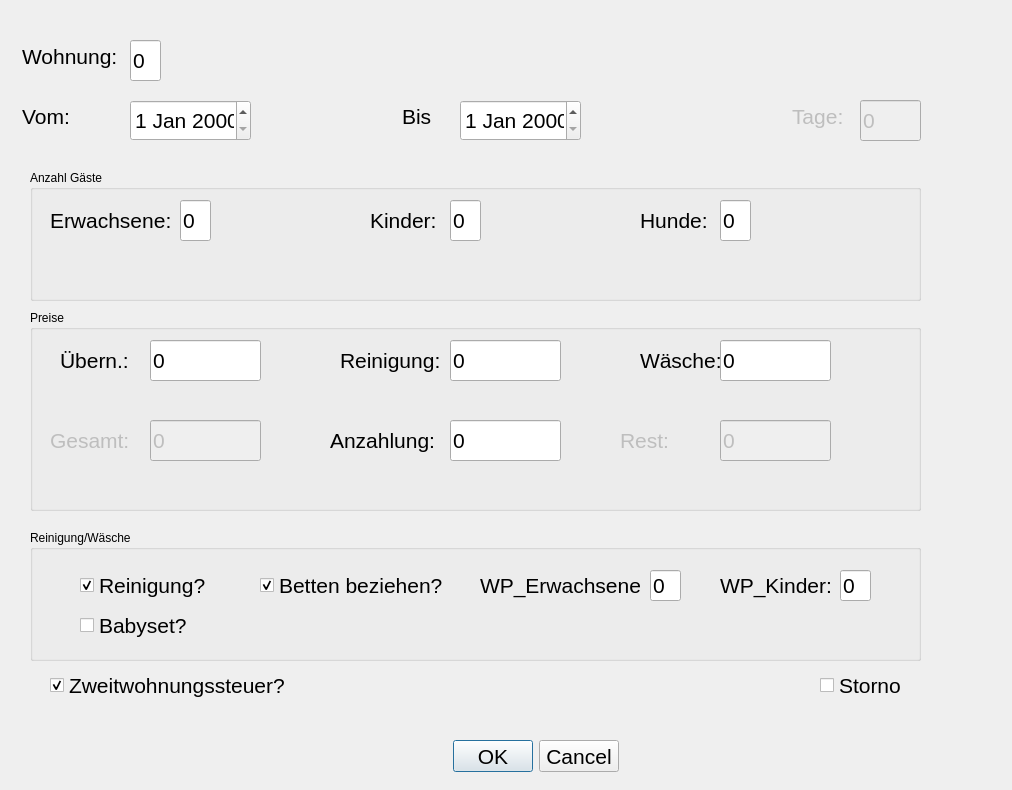
<?xml version="1.0" encoding="UTF-8"?>
<ui version="4.0">
 <class>Dlg_Buchung</class>
 <widget class="QDialog" name="Dlg_Buchung">
  <property name="geometry">
   <rect>
    <x>0</x>
    <y>0</y>
    <width>1012</width>
    <height>790</height>
   </rect>
  </property>
  <property name="focusPolicy">
   <enum>Qt::FocusPolicy::TabFocus</enum>
  </property>
  <property name="windowTitle">
   <string>Neuanlage Buchung</string>
  </property>
  <widget class="QDialogButtonBox" name="buttonBox">
   <property name="geometry">
    <rect>
     <x>10</x>
     <y>740</y>
     <width>1051</width>
     <height>32</height>
    </rect>
   </property>
   <property name="font">
    <font>
     <pointsize>16</pointsize>
    </font>
   </property>
   <property name="orientation">
    <enum>Qt::Orientation::Horizontal</enum>
   </property>
   <property name="standardButtons">
    <set>QDialogButtonBox::StandardButton::Cancel|QDialogButtonBox::StandardButton::Ok</set>
   </property>
   <property name="centerButtons">
    <bool>true</bool>
   </property>
  </widget>
  <widget class="QLabel" name="label">
   <property name="geometry">
    <rect>
     <x>22</x>
     <y>36</y>
     <width>101</width>
     <height>41</height>
    </rect>
   </property>
   <property name="font">
    <font>
     <pointsize>16</pointsize>
    </font>
   </property>
   <property name="text">
    <string>Wohnung:</string>
   </property>
  </widget>
  <widget class="QLabel" name="label_2">
   <property name="geometry">
    <rect>
     <x>22</x>
     <y>96</y>
     <width>101</width>
     <height>41</height>
    </rect>
   </property>
   <property name="font">
    <font>
     <pointsize>16</pointsize>
    </font>
   </property>
   <property name="text">
    <string>Vom:</string>
   </property>
  </widget>
  <widget class="QLabel" name="label_3">
   <property name="geometry">
    <rect>
     <x>402</x>
     <y>96</y>
     <width>101</width>
     <height>41</height>
    </rect>
   </property>
   <property name="font">
    <font>
     <pointsize>16</pointsize>
    </font>
   </property>
   <property name="text">
    <string>Bis</string>
   </property>
  </widget>
  <widget class="QLabel" name="label_4">
   <property name="enabled">
    <bool>false</bool>
   </property>
   <property name="geometry">
    <rect>
     <x>792</x>
     <y>96</y>
     <width>101</width>
     <height>41</height>
    </rect>
   </property>
   <property name="font">
    <font>
     <pointsize>16</pointsize>
    </font>
   </property>
   <property name="text">
    <string>Tage:</string>
   </property>
  </widget>
  <widget class="QGroupBox" name="gb_Preise">
   <property name="geometry">
    <rect>
     <x>30</x>
     <y>310</y>
     <width>891</width>
     <height>201</height>
    </rect>
   </property>
   <property name="title">
    <string>Preise</string>
   </property>
   <widget class="QLabel" name="label_5">
    <property name="geometry">
     <rect>
      <x>30</x>
      <y>30</y>
      <width>101</width>
      <height>41</height>
     </rect>
    </property>
    <property name="font">
     <font>
      <pointsize>16</pointsize>
     </font>
    </property>
    <property name="text">
     <string>Übern.:</string>
    </property>
   </widget>
   <widget class="QLabel" name="label_6">
    <property name="geometry">
     <rect>
      <x>310</x>
      <y>30</y>
      <width>101</width>
      <height>41</height>
     </rect>
    </property>
    <property name="font">
     <font>
      <pointsize>16</pointsize>
     </font>
    </property>
    <property name="text">
     <string>Reinigung:</string>
    </property>
   </widget>
   <widget class="QLabel" name="label_7">
    <property name="geometry">
     <rect>
      <x>610</x>
      <y>30</y>
      <width>101</width>
      <height>41</height>
     </rect>
    </property>
    <property name="font">
     <font>
      <pointsize>16</pointsize>
     </font>
    </property>
    <property name="text">
     <string>Wäsche:</string>
    </property>
   </widget>
   <widget class="QLabel" name="label_8">
    <property name="enabled">
     <bool>false</bool>
    </property>
    <property name="geometry">
     <rect>
      <x>20</x>
      <y>110</y>
      <width>101</width>
      <height>41</height>
     </rect>
    </property>
    <property name="font">
     <font>
      <pointsize>16</pointsize>
     </font>
    </property>
    <property name="text">
     <string>Gesamt:</string>
    </property>
   </widget>
   <widget class="QLabel" name="label_9">
    <property name="geometry">
     <rect>
      <x>300</x>
      <y>110</y>
      <width>111</width>
      <height>41</height>
     </rect>
    </property>
    <property name="font">
     <font>
      <pointsize>16</pointsize>
     </font>
    </property>
    <property name="text">
     <string>Anzahlung:</string>
    </property>
   </widget>
   <widget class="QLabel" name="label_10">
    <property name="enabled">
     <bool>false</bool>
    </property>
    <property name="geometry">
     <rect>
      <x>590</x>
      <y>110</y>
      <width>101</width>
      <height>41</height>
     </rect>
    </property>
    <property name="font">
     <font>
      <pointsize>16</pointsize>
     </font>
    </property>
    <property name="text">
     <string>Rest:</string>
    </property>
   </widget>
   <widget class="QLineEdit" name="te_preis_uebern">
    <property name="geometry">
     <rect>
      <x>120</x>
      <y>30</y>
      <width>111</width>
      <height>41</height>
     </rect>
    </property>
    <property name="font">
     <font>
      <pointsize>16</pointsize>
     </font>
    </property>
    <property name="text">
     <string>0</string>
    </property>
   </widget>
   <widget class="QLineEdit" name="te_preis_reinigung">
    <property name="geometry">
     <rect>
      <x>420</x>
      <y>30</y>
      <width>111</width>
      <height>41</height>
     </rect>
    </property>
    <property name="font">
     <font>
      <pointsize>16</pointsize>
     </font>
    </property>
    <property name="text">
     <string>0</string>
    </property>
   </widget>
   <widget class="QLineEdit" name="te_preis_wp">
    <property name="geometry">
     <rect>
      <x>690</x>
      <y>30</y>
      <width>111</width>
      <height>41</height>
     </rect>
    </property>
    <property name="font">
     <font>
      <pointsize>16</pointsize>
     </font>
    </property>
    <property name="text">
     <string>0</string>
    </property>
   </widget>
   <widget class="QLineEdit" name="te_anzahlung">
    <property name="geometry">
     <rect>
      <x>420</x>
      <y>110</y>
      <width>111</width>
      <height>41</height>
     </rect>
    </property>
    <property name="font">
     <font>
      <pointsize>16</pointsize>
     </font>
    </property>
    <property name="text">
     <string>0</string>
    </property>
   </widget>
   <widget class="QLineEdit" name="te_preis_gesamt">
    <property name="enabled">
     <bool>false</bool>
    </property>
    <property name="geometry">
     <rect>
      <x>120</x>
      <y>110</y>
      <width>111</width>
      <height>41</height>
     </rect>
    </property>
    <property name="font">
     <font>
      <pointsize>16</pointsize>
     </font>
    </property>
    <property name="text">
     <string>0</string>
    </property>
   </widget>
   <widget class="QLineEdit" name="te_rest">
    <property name="enabled">
     <bool>false</bool>
    </property>
    <property name="geometry">
     <rect>
      <x>690</x>
      <y>110</y>
      <width>111</width>
      <height>41</height>
     </rect>
    </property>
    <property name="font">
     <font>
      <pointsize>16</pointsize>
     </font>
    </property>
    <property name="text">
     <string>0</string>
    </property>
   </widget>
  </widget>
  <widget class="QGroupBox" name="gb_Reinigung">
   <property name="geometry">
    <rect>
     <x>30</x>
     <y>530</y>
     <width>891</width>
     <height>131</height>
    </rect>
   </property>
   <property name="title">
    <string>Reinigung/Wäsche</string>
   </property>
   <widget class="QLabel" name="label_12">
    <property name="geometry">
     <rect>
      <x>450</x>
      <y>40</y>
      <width>161</width>
      <height>31</height>
     </rect>
    </property>
    <property name="font">
     <font>
      <pointsize>16</pointsize>
     </font>
    </property>
    <property name="text">
     <string>WP_Erwachsene:</string>
    </property>
   </widget>
   <widget class="QCheckBox" name="cb_betten_beziehen">
    <property name="geometry">
     <rect>
      <x>230</x>
      <y>40</y>
      <width>201</width>
      <height>31</height>
     </rect>
    </property>
    <property name="font">
     <font>
      <pointsize>16</pointsize>
     </font>
    </property>
    <property name="focusPolicy">
     <enum>Qt::FocusPolicy::TabFocus</enum>
    </property>
    <property name="text">
     <string>Betten beziehen?</string>
    </property>
    <property name="checked">
     <bool>true</bool>
    </property>
   </widget>
   <widget class="QCheckBox" name="cb_Babyset">
    <property name="geometry">
     <rect>
      <x>50</x>
      <y>80</y>
      <width>201</width>
      <height>31</height>
     </rect>
    </property>
    <property name="font">
     <font>
      <pointsize>16</pointsize>
     </font>
    </property>
    <property name="focusPolicy">
     <enum>Qt::FocusPolicy::TabFocus</enum>
    </property>
    <property name="text">
     <string>Babyset?</string>
    </property>
   </widget>
   <widget class="QLabel" name="label_14">
    <property name="geometry">
     <rect>
      <x>690</x>
      <y>40</y>
      <width>111</width>
      <height>31</height>
     </rect>
    </property>
    <property name="font">
     <font>
      <pointsize>16</pointsize>
     </font>
    </property>
    <property name="text">
     <string>WP_Kinder:</string>
    </property>
   </widget>
   <widget class="QLineEdit" name="te_anz_wp_e">
    <property name="geometry">
     <rect>
      <x>620</x>
      <y>40</y>
      <width>31</width>
      <height>31</height>
     </rect>
    </property>
    <property name="font">
     <font>
      <pointsize>16</pointsize>
     </font>
    </property>
    <property name="text">
     <string>0</string>
    </property>
   </widget>
   <widget class="QLineEdit" name="te_anz_wp_k">
    <property name="geometry">
     <rect>
      <x>810</x>
      <y>40</y>
      <width>31</width>
      <height>31</height>
     </rect>
    </property>
    <property name="font">
     <font>
      <pointsize>16</pointsize>
     </font>
    </property>
    <property name="text">
     <string>0</string>
    </property>
   </widget>
   <widget class="QCheckBox" name="cb_reinigung">
    <property name="geometry">
     <rect>
      <x>50</x>
      <y>40</y>
      <width>201</width>
      <height>31</height>
     </rect>
    </property>
    <property name="font">
     <font>
      <pointsize>16</pointsize>
     </font>
    </property>
    <property name="focusPolicy">
     <enum>Qt::FocusPolicy::TabFocus</enum>
    </property>
    <property name="text">
     <string>Reinigung?</string>
    </property>
    <property name="checked">
     <bool>true</bool>
    </property>
   </widget>
  </widget>
  <widget class="QGroupBox" name="gb_Gste">
   <property name="geometry">
    <rect>
     <x>30</x>
     <y>170</y>
     <width>891</width>
     <height>131</height>
    </rect>
   </property>
   <property name="title">
    <string>Anzahl Gäste</string>
   </property>
   <widget class="QLabel" name="label_15">
    <property name="geometry">
     <rect>
      <x>20</x>
      <y>30</y>
      <width>121</width>
      <height>41</height>
     </rect>
    </property>
    <property name="font">
     <font>
      <pointsize>16</pointsize>
     </font>
    </property>
    <property name="text">
     <string>Erwachsene:</string>
    </property>
   </widget>
   <widget class="QLabel" name="label_16">
    <property name="geometry">
     <rect>
      <x>340</x>
      <y>30</y>
      <width>71</width>
      <height>41</height>
     </rect>
    </property>
    <property name="font">
     <font>
      <pointsize>16</pointsize>
     </font>
    </property>
    <property name="text">
     <string>Kinder:</string>
    </property>
   </widget>
   <widget class="QLabel" name="label_17">
    <property name="geometry">
     <rect>
      <x>610</x>
      <y>30</y>
      <width>71</width>
      <height>41</height>
     </rect>
    </property>
    <property name="font">
     <font>
      <pointsize>16</pointsize>
     </font>
    </property>
    <property name="text">
     <string>Hunde:</string>
    </property>
   </widget>
   <widget class="QLineEdit" name="te_anz_erwachsene">
    <property name="geometry">
     <rect>
      <x>150</x>
      <y>30</y>
      <width>31</width>
      <height>41</height>
     </rect>
    </property>
    <property name="font">
     <font>
      <pointsize>16</pointsize>
     </font>
    </property>
    <property name="text">
     <string>0</string>
    </property>
   </widget>
   <widget class="QLineEdit" name="te_anz_kinder">
    <property name="geometry">
     <rect>
      <x>420</x>
      <y>30</y>
      <width>31</width>
      <height>41</height>
     </rect>
    </property>
    <property name="font">
     <font>
      <pointsize>16</pointsize>
     </font>
    </property>
    <property name="text">
     <string>0</string>
    </property>
   </widget>
   <widget class="QLineEdit" name="te_anz_hunde">
    <property name="geometry">
     <rect>
      <x>690</x>
      <y>30</y>
      <width>31</width>
      <height>41</height>
     </rect>
    </property>
    <property name="font">
     <font>
      <pointsize>16</pointsize>
     </font>
    </property>
    <property name="text">
     <string>0</string>
    </property>
   </widget>
  </widget>
  <widget class="QCheckBox" name="cb_Steuer">
   <property name="geometry">
    <rect>
     <x>50</x>
     <y>670</y>
     <width>251</width>
     <height>31</height>
    </rect>
   </property>
   <property name="font">
    <font>
     <pointsize>16</pointsize>
    </font>
   </property>
   <property name="focusPolicy">
    <enum>Qt::FocusPolicy::TabFocus</enum>
   </property>
   <property name="text">
    <string>Zweitwohnungssteuer?</string>
   </property>
   <property name="checked">
    <bool>true</bool>
   </property>
  </widget>
  <widget class="QCheckBox" name="cb_Storno">
   <property name="geometry">
    <rect>
     <x>820</x>
     <y>670</y>
     <width>101</width>
     <height>31</height>
    </rect>
   </property>
   <property name="font">
    <font>
     <pointsize>16</pointsize>
    </font>
   </property>
   <property name="focusPolicy">
    <enum>Qt::FocusPolicy::TabFocus</enum>
   </property>
   <property name="text">
    <string>Storno</string>
   </property>
  </widget>
  <widget class="QLabel" name="lb_name">
   <property name="geometry">
    <rect>
     <x>410</x>
     <y>40</y>
     <width>511</width>
     <height>41</height>
    </rect>
   </property>
   <property name="font">
    <font>
     <pointsize>24</pointsize>
    </font>
   </property>
   <property name="text">
    <string/>
   </property>
  </widget>
  <widget class="QLineEdit" name="te_wohnung">
   <property name="geometry">
    <rect>
     <x>130</x>
     <y>40</y>
     <width>31</width>
     <height>41</height>
    </rect>
   </property>
   <property name="font">
    <font>
     <pointsize>16</pointsize>
    </font>
   </property>
   <property name="text">
    <string>0</string>
   </property>
  </widget>
  <widget class="QDateEdit" name="dt_vom">
   <property name="geometry">
    <rect>
     <x>130</x>
     <y>100</y>
     <width>121</width>
     <height>41</height>
    </rect>
   </property>
   <property name="font">
    <font>
     <pointsize>16</pointsize>
    </font>
   </property>
  </widget>
  <widget class="QDateEdit" name="dt_bis">
   <property name="geometry">
    <rect>
     <x>460</x>
     <y>100</y>
     <width>121</width>
     <height>41</height>
    </rect>
   </property>
   <property name="font">
    <font>
     <pointsize>16</pointsize>
    </font>
   </property>
  </widget>
  <widget class="QLineEdit" name="te_tage">
   <property name="enabled">
    <bool>false</bool>
   </property>
   <property name="geometry">
    <rect>
     <x>860</x>
     <y>100</y>
     <width>61</width>
     <height>41</height>
    </rect>
   </property>
   <property name="font">
    <font>
     <pointsize>16</pointsize>
    </font>
   </property>
   <property name="text">
    <string>0</string>
   </property>
  </widget>
 </widget>
 <tabstops>
  <tabstop>te_wohnung</tabstop>
  <tabstop>dt_vom</tabstop>
  <tabstop>dt_bis</tabstop>
  <tabstop>te_anz_erwachsene</tabstop>
  <tabstop>te_anz_kinder</tabstop>
  <tabstop>te_anz_hunde</tabstop>
  <tabstop>te_preis_uebern</tabstop>
  <tabstop>te_preis_reinigung</tabstop>
  <tabstop>te_preis_wp</tabstop>
  <tabstop>te_anzahlung</tabstop>
  <tabstop>cb_reinigung</tabstop>
  <tabstop>cb_betten_beziehen</tabstop>
  <tabstop>te_anz_wp_e</tabstop>
  <tabstop>te_anz_wp_k</tabstop>
  <tabstop>cb_Babyset</tabstop>
  <tabstop>cb_Steuer</tabstop>
  <tabstop>cb_Storno</tabstop>
  <tabstop>te_rest</tabstop>
  <tabstop>te_preis_gesamt</tabstop>
 </tabstops>
 <resources/>
 <connections>
  <connection>
   <sender>buttonBox</sender>
   <signal>accepted()</signal>
   <receiver>Dlg_Buchung</receiver>
   <slot>accept()</slot>
   <hints>
    <hint type="sourcelabel">
     <x>248</x>
     <y>254</y>
    </hint>
    <hint type="destinationlabel">
     <x>157</x>
     <y>274</y>
    </hint>
   </hints>
  </connection>
  <connection>
   <sender>buttonBox</sender>
   <signal>rejected()</signal>
   <receiver>Dlg_Buchung</receiver>
   <slot>reject()</slot>
   <hints>
    <hint type="sourcelabel">
     <x>316</x>
     <y>260</y>
    </hint>
    <hint type="destinationlabel">
     <x>286</x>
     <y>274</y>
    </hint>
   </hints>
  </connection>
 </connections>
</ui>
